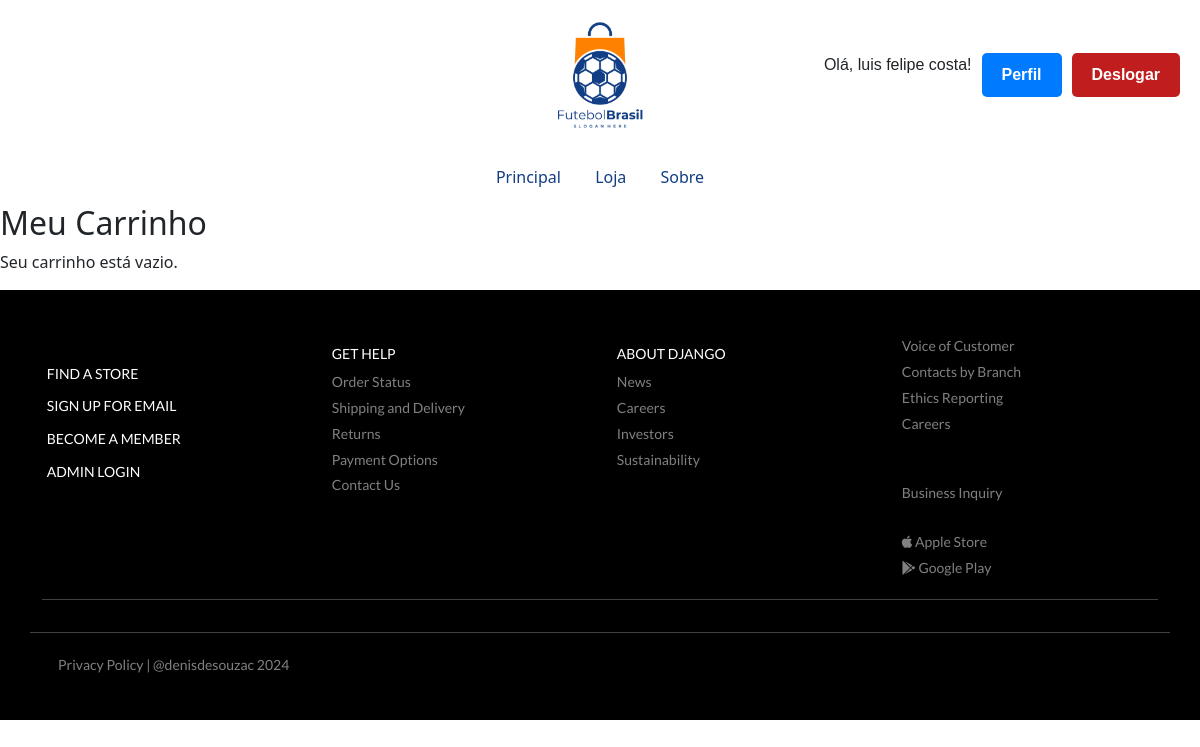
/carrinho/ (signed in), run on an earlier commit of the app's database.
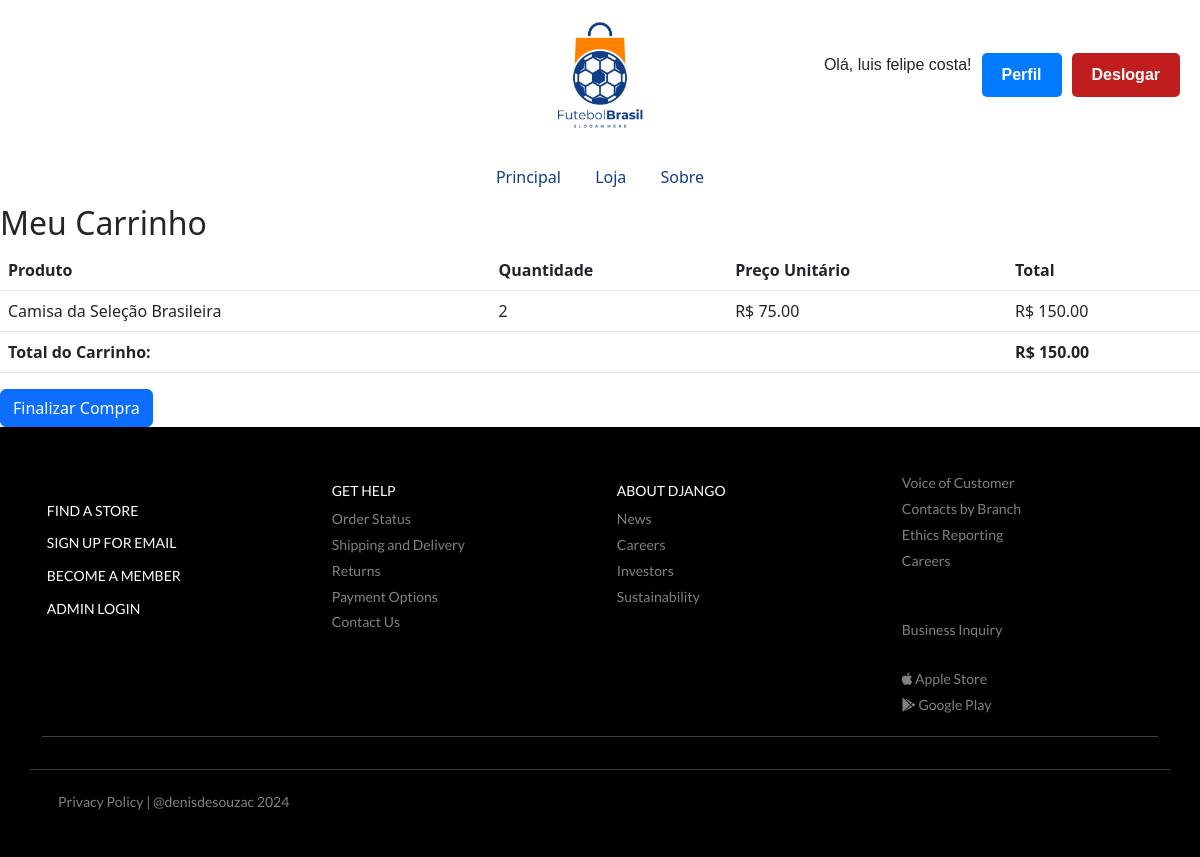
And on a later commit of the database.
### store/models.py (models this page shows, shortened)
class OrderItem(models.Model):
    order = models.ForeignKey(Order, on_delete=models.CASCADE, related_name='order_items')
    product = models.ForeignKey(Product, on_delete=models.CASCADE, related_name='order_items')
    quantity = models.IntegerField(default=1)
    unit_price = models.DecimalField(max_digits=10, decimal_places=2, default=0.00)
    total_price = models.DecimalField(max_digits=10, decimal_places=2, default=0.00)

### catalog/models.py (models this page shows, shortened)
class Product(models.Model):
    name = models.CharField(max_length=40)
    description = models.TextField(max_length=200)
    price = models.DecimalField(max_digits=10, decimal_places=2)  # Usando DecimalField para precisão de preços
    quantity_in_stock = models.PositiveIntegerField(default=0)
    image = models.ImageField(upload_to='images/', null=True, blank=True)
    category = models.ForeignKey(Category, on_delete=models.CASCADE, related_name='products')

### store/views.py (the view)
# urls.py: path('carrinho/', views.cart_view, name='carrinho'),
@login_required
def cart_view(request):
    try:
        order = Order.objects.get(client=request.user.client, status='pending')
        cart_items = order.order_items.all()
        cart_total = sum(item.total_price for item in cart_items)
    except Order.DoesNotExist:
        cart_items = []
        cart_total = 0.00
    return render(request, 'cart.html', {
        'cart_items': cart_items,
        'cart_total': cart_total,
    })

### store/templates/cart.html (shortened to what this page needs)
{% extends "base.html" %}
{% block conteudo %}
    <h2>Meu Carrinho</h2>
    {% if cart_items %}
        <table class="table">
            <thead>
                <tr>
                    <th>Produto</th>
                    <th>Quantidade</th>
                    <th>Preço Unitário</th>
                    <th>Total</th>
                </tr>
            </thead>
            <tbody>
                {% for item in cart_items %}
                    <tr>
                        <td>{{ item.product.name }}</td>
                        <td>{{ item.quantity }}</td>
                        <td>R$ {{ item.unit_price }}</td>
                        <td>R$ {{ item.total_price }}</td>
                    </tr>
                {% endfor %}
                <tr>
                    <td colspan="3"><strong>Total do Carrinho:</strong></td>
                    <td><strong>R$ {{ cart_total }}</strong></td>
                </tr>
            </tbody>
        </table>
        <a href="" class="btn btn-primary">Finalizar Compra</a>
    {% else %}
        <p>Seu carrinho está vazio.</p>
    {% endif %}
{% endblock %}

What changed in the data, as far as the page shows it:
added OrderItem: product.name "Camisa da Seleção Brasileira", quantity "2", unit_price "75.00", total_price "150.00"
Also different on the page:
{{ cart_total }}: (not shown) → "150.00"
text no longer shown: "Seu carrinho está vazio."
text now shown: "Produto Quantidade Preço Unitário Total Total do Carrinho: R$ Finalizar Compra"
